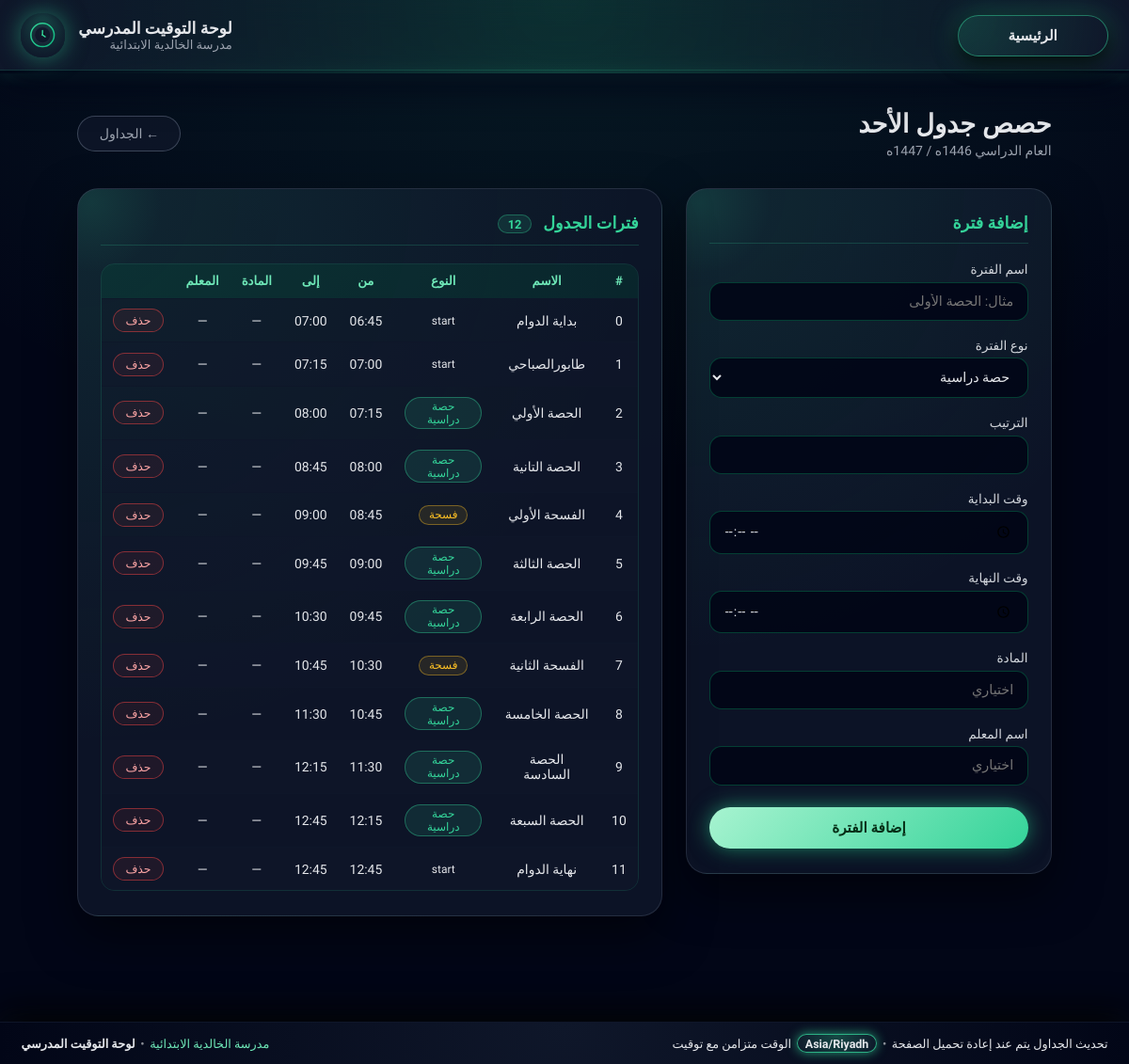
Page /control-panel/schedules/1/ (signed in) on the committed database.
### schooltimetable/models.py (models this page shows, shortened)
class DaySchedule(models.Model):
    day_of_week = models.IntegerField("اليوم", choices=DAYS_OF_WEEK)
    description = models.CharField("وصف الجدول", max_length=255, blank=True)
    is_active = models.BooleanField("مفعل", default=True)
    class Meta:
        verbose_name = "جدول يوم"
        verbose_name_plural = "جداول الأيام"
        ordering = ["day_of_week", "id"]

class Period(models.Model):
    PERIOD_TYPES = [
        ("class", "حصة دراسية"),
        ("break", "فسحة"),
        ("activity", "نشاط"),
        ("other", "أخرى"),
    ]
    schedule = models.ForeignKey(
        DaySchedule,
        on_delete=models.CASCADE,
        related_name="periods",
        verbose_name="الجدول اليومي",
    )
    order = models.PositiveSmallIntegerField("ترتيب الحصة")
    name = models.CharField("اسم الحصة", max_length=100)
    period_type = models.CharField(
        "نوع الفترة",
        max_length=20,
        choices=PERIOD_TYPES,
        default="class",
    )
    start_time = models.TimeField("وقت البداية")
    end_time = models.TimeField("وقت النهاية")
    subject = models.CharField("المادة", max_length=100, blank=True)
    teacher_name = models.CharField("اسم المعلم", max_length=100, blank=True)
    class Meta:
        ordering = ["schedule", "order"]
        unique_together = ("schedule", "order")

### schooldisplay/views.py (the view)
# urls.py: path("control-panel/schedules/<int:pk>/", views.schedule_detail, name="schedule_detail"),
@_require_role('admin', 'supervisor')
def schedule_detail(request, pk):
    schedule = get_object_or_404(DaySchedule, pk=pk)
    form = PeriodForm(request.POST or None)
    if request.method == "POST" and form.is_valid():
        period = form.save(commit=False)
        period.schedule = schedule
        period.save()
        messages.success(request, "تمت إضافة الفترة بنجاح.")
        return redirect("schooldisplay:schedule_detail", pk=pk)
    periods = Period.objects.filter(schedule=schedule).order_by("order", "start_time")
    return render(request, "display/schedule_detail.html", {
        "schedule": schedule,
        "periods": periods,
        "form": form,
    })

### schoolaccounts/context_processors.py (called while the page is built)
def user_role_context(request):
    if not request.user.is_authenticated:
        return {'user_role': None, 'user_role_display': ''}
    if request.user.is_superuser:
        role = 'admin'
    else:
        try:
            role = request.user.profile.role
        except Exception:
            role = 'display'
    return {
        'user_role': role,
        'user_role_display': _ROLE_LABELS.get(role, ''),
    }

### schooldisplay/views.py (called while the page is built)
def _get_user_role(user) -> str:
    if user.is_superuser:
        return 'admin'
    try:
        return user.profile.role
    except Exception:
        return 'display'

def _require_role(*roles):
    def decorator(view_func):
        @wraps(view_func)
        def wrapper(request, *args, **kwargs):
            if _get_user_role(request.user) not in roles:
                messages.error(request, "ليس لديك صلاحية للوصول إلى هذه الصفحة.")
                return redirect('schooldisplay:dashboard')
            return view_func(request, *args, **kwargs)
        return wrapper
    return decorator

### templates/display/schedule_detail.html (shortened to what this page needs)
<!DOCTYPE html>
<html lang="ar" dir="rtl">
<head>
</head>
<body>
{% include "header.html" %}
<div class="neon-bar" aria-hidden="true"></div>
<main class="page-main">
    <div class="page-header">
        <div>
            <h1 class="page-title">حصص جدول {{ schedule.get_day_of_week_display }}</h1>
            <p class="page-subtitle">{{ schedule.description|default:"جدول بدون وصف" }}</p>
        </div>
        <a href="{% url 'schooldisplay:schedule_list' %}" class="btn-back">← الجداول</a>
    </div>
    <div class="layout">
        <article class="card">
            <div class="card-inner">
                <h2 class="card-title">إضافة فترة</h2>
                <form method="post" novalidate>
                    <div class="form-group"><label class="form-label">{{ form.name.label }}</label>{{ form.name }}</div>
                    <div class="form-group"><label class="form-label">{{ form.period_type.label }}</label>{{ form.period_type }}</div>
                    <div class="form-group"><label class="form-label">{{ form.order.label }}</label>{{ form.order }}</div>
                    <div class="form-group"><label class="form-label">{{ form.start_time.label }}</label>{{ form.start_time }}</div>
                    <div class="form-group"><label class="form-label">{{ form.end_time.label }}</label>{{ form.end_time }}</div>
                    <div class="form-group"><label class="form-label">{{ form.subject.label }}</label>{{ form.subject }}</div>
                    <div class="form-group"><label class="form-label">{{ form.teacher_name.label }}</label>{{ form.teacher_name }}</div>
                    <button type="submit" class="btn-submit">إضافة الفترة</button>
                </form>
            </div>
        </article>
        <article class="card">
            <div class="card-inner">
                <h2 class="card-title">فترات الجدول <span class="count-badge">{{ periods|length }}</span></h2>
                <div class="table-wrapper">
                    <table>
                        <thead>
                            <tr><th>#</th><th>الاسم</th><th>النوع</th><th>من</th><th>إلى</th><th>المادة</th><th>المعلم</th><th></th></tr>
                        </thead>
                        <tbody>
                        {% if periods %}
                            {% for p in periods %}
                            <tr>
                                <td>{{ p.order }}</td>
                                <td>{{ p.name }}</td>
                                <td>
                                    <span class="type-badge type-{{ p.period_type }}">{{ p.get_period_type_display }}</span>
                                </td>
                                <td>{{ p.start_time|time:"H:i" }}</td>
                                <td>{{ p.end_time|time:"H:i" }}</td>
                                <td>{{ p.subject|default:"—" }}</td>
                                <td>{{ p.teacher_name|default:"—" }}</td>
                                <td>
                                    <form method="post" action="{% url 'schooldisplay:period_delete' schedule.pk p.pk %}" onsubmit="return confirm('هل تريد حذف هذه الفترة؟')">
                                        <button type="submit" class="btn-delete">حذف</button>
                                    </form>
                                </td>
                            </tr>
                            {% endfor %}
                        {% else %}
                            <tr class="empty-row"><td colspan="8">لا توجد فترات. أضف أول فترة باستخدام النموذج.</td></tr>
                        {% endif %}
                        </tbody>
                    </table>
                </div>
            </div>
        </article>
    </div>
</main>
{% include "footer.html" %}
</body>
</html>

### templates/display/schedule_detail.html (style rules this page uses)
:root { --bg:#020617;--text:#e5e7eb;--muted:#9ca3af;--accent:#34d399;--border:rgba(148,163,184,0.18) }
*,*::before,*::after { box-sizing:border-box;margin:0;padding:0 }
body { font-family:"Tajawal",system-ui,sans-serif;background:radial-gradient(ellipse 70% 45% at 50% 0%,rgba(52,211,153,.1),transparent),var(--bg);color:var(--text);min-height:100vh }
.neon-bar { height:3px;background:linear-gradient(to left,transparent,#34d399,transparent);box-shadow:0 0 14px rgba(52,211,153,.8);opacity:.85 }
.page-main { max-width:1080px;margin:0 auto;padding:2.4rem 1.4rem 4rem }
.page-header { display:flex;align-items:center;justify-content:space-between;flex-wrap:wrap;gap:1rem;margin-bottom:2rem }
.page-title { font-size:1.7rem;font-weight:700 }
.page-subtitle { font-size:.88rem;color:var(--muted);margin-top:.25rem }
.btn-back { display:inline-flex;align-items:center;gap:.4rem;padding:.6rem 1.4rem;border-radius:999px;border:1px solid rgba(148,163,184,.35);background:rgba(15,23,42,.8);color:var(--muted);font-family:inherit;font-size:.88rem;text-decoration:none;transition:border-color .15s,color .15s }
.layout { display:grid;grid-template-columns:minmax(0,1fr) minmax(0,1.6fr);gap:1.6rem;align-items:start }
.card { background:radial-gradient(circle at top left,rgba(52,211,153,.1),transparent 60%),rgba(15,23,42,.85);border-radius:1.4rem;border:1px solid var(--border);padding:1.6rem 1.5rem;box-shadow:0 20px 50px rgba(0,0,0,.5);position:relative;overflow:hidden }
.card::before { content:"";position:absolute;inset-inline-end:-60px;inset-block-start:-60px;width:150px;height:150px;border-radius:50%;background:radial-gradient(circle,rgba(52,211,153,.1),transparent 70%);pointer-events:none }
.card-inner { position:relative;z-index:1 }
.card-title { font-size:1.1rem;font-weight:600;margin-bottom:1.2rem;padding-bottom:.7rem;border-bottom:1px solid rgba(52,211,153,.2);color:var(--accent) }
.form-group { margin-bottom:1.1rem }
.form-label { display:block;font-size:.85rem;color:#d1d5db;margin-bottom:.35rem }
.form-input { width:100%;padding:.7rem .9rem;border-radius:.8rem;border:1px solid rgba(6,78,59,.8);background:rgba(2,6,23,.9);color:var(--text);font-family:inherit;font-size:.9rem;outline:none;transition:border-color .15s,box-shadow .15s;appearance:auto }
.btn-submit { width:100%;padding:.8rem;border-radius:999px;border:none;background:linear-gradient(135deg,#a7f3d0,#34d399);color:#052e16;font-family:inherit;font-size:.95rem;font-weight:700;cursor:pointer;box-shadow:0 0 22px rgba(52,211,153,.6),0 8px 20px rgba(2,6,23,.8);transition:transform .15s,box-shadow .15s;margin-top:.4rem }
.table-wrapper { border-radius:.9rem;overflow:hidden;border:1px solid rgba(52,211,153,.15) }
table { width:100%;border-collapse:collapse;font-size:.87rem }
thead { background:rgba(6,78,59,.3) }
th,td { padding:.65rem .75rem;text-align:center;border-bottom:1px solid rgba(15,23,42,.9) }
th { font-weight:600;color:#6ee7b7;font-size:.83rem }
tbody tr:nth-child(even) { background:rgba(15,23,42,.6) }
tbody tr:nth-child(odd) { background:rgba(15,23,42,.4) }
tbody tr:last-child td { border-bottom:none }
.type-badge { display:inline-block;padding:.15rem .6rem;border-radius:999px;font-size:.75rem }
.type-class { background:rgba(52,211,153,.12);border:1px solid rgba(52,211,153,.4);color:#34d399 }
.type-break { background:rgba(251,191,36,.1);border:1px solid rgba(251,191,36,.4);color:#fbbf24 }
.btn-delete { display:inline-block;padding:.25rem .75rem;border-radius:999px;border:1px solid rgba(239,68,68,.5);background:rgba(239,68,68,.08);color:#fca5a5;font-family:inherit;font-size:.78rem;cursor:pointer;transition:background .14s }
.count-badge { display:inline-block;padding:.12rem .6rem;border-radius:999px;background:rgba(52,211,153,.12);border:1px solid rgba(52,211,153,.35);color:#34d399;font-size:.8rem;margin-inline-start:.5rem;font-weight:600 }

### rows in the picture
DaySchedule: day_of_week "الأحد", description "العام الدراسي 1446ه / 1447ه"
Period: order "0", name "بداية الدوام", period_type "start", start_time "06:45", end_time "07:00", subject "—", teacher_name "—"
Period: order "1", name "طابورالصباحي", period_type "start", start_time "07:00", end_time "07:15", subject "—", teacher_name "—"
Period: order "2", name "الحصة الأولي", period_type "حصة دراسية", start_time "07:15", end_time "08:00", subject "—", teacher_name "—"
Period: order "3", name "الحصة التانية", period_type "حصة دراسية", start_time "08:00", end_time "08:45", subject "—", teacher_name "—"
Period: order "4", name "الفسحة الأولي", period_type "فسحة", start_time "08:45", end_time "09:00", subject "—", teacher_name "—"
Period: order "5", name "الحصة الثالثة", period_type "حصة دراسية", start_time "09:00", end_time "09:45", subject "—", teacher_name "—"
Period: order "6", name "الحصة الرابعة", period_type "حصة دراسية", start_time "09:45", end_time "10:30", subject "—", teacher_name "—"
Period: order "7", name "الفسحة الثانية", period_type "فسحة", start_time "10:30", end_time "10:45", subject "—", teacher_name "—"
Period: order "8", name "الحصة الخامسة", period_type "حصة دراسية", start_time "10:45", end_time "11:30", subject "—", teacher_name "—"
Period: order "9", name "الحصة السادسة", period_type "حصة دراسية", start_time "11:30", end_time "12:15", subject "—", teacher_name "—"
Period: order "10", name "الحصة السبعة", period_type "حصة دراسية", start_time "12:15", end_time "12:45", subject "—", teacher_name "—"
Period: order "11", name "نهاية الدوام", period_type "start", start_time "12:45", end_time "12:45", subject "—", teacher_name "—"

### other values in the picture
{{ periods|length }} "12"
